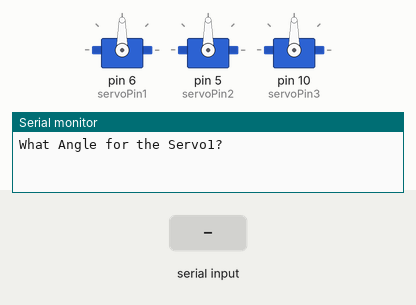
A sketch run on a simulated Arduino Uno, built with avr-gcc and run on an emulated ATmega328P. Parts: 3 × servo, the last lines printed to the serial monitor. The inputs (shaded band) are chosen by the test bench.

Above: at 1.2 s.
1.3 s: "90,45,200\n" received over Serial
At 3.3 s:
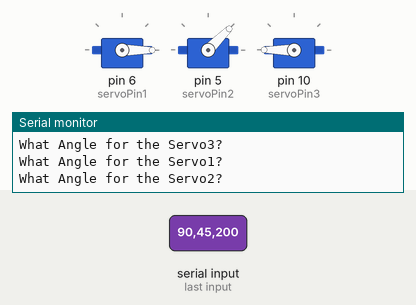
3.8 s: "30,150,10\n" received over Serial
At 5.2 s:
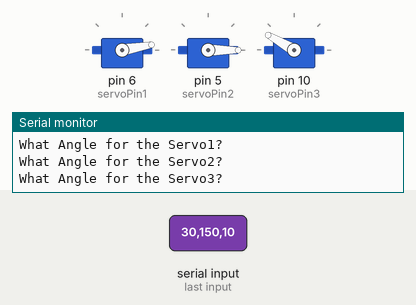
6.3 s: "90,45\n" received over Serial
At 7.4 s:
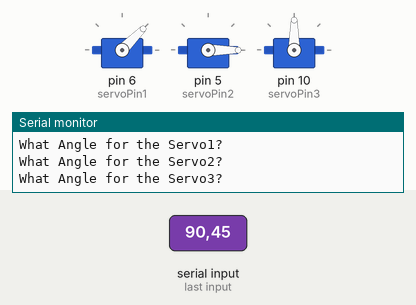
7.8 s: "30,150\n" received over Serial
At 8.6 s:
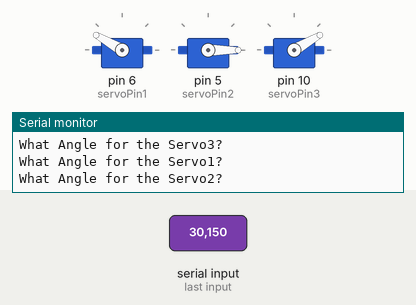
9.3 s: "0\n" received over Serial
At 11.5 s:
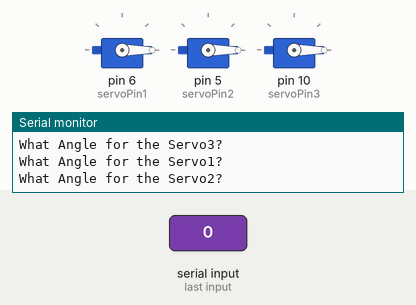
11.8 s: "90\n" received over Serial
At 12.8 s:
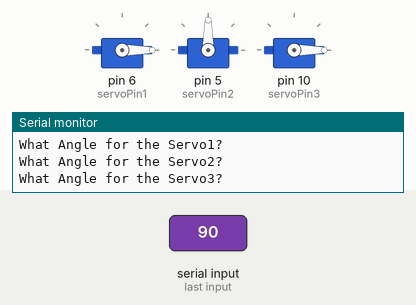
Timing chart, 0 to 14.3 s (numbered marks = the images above; inputs shaded):
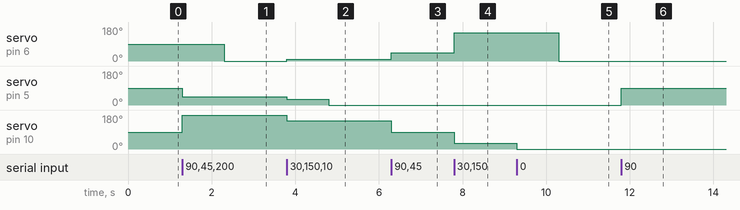

Measured:
- after the input at 1.3 s, servo on pin 6 (servoPin1): 90° → 0° after 1.0 s; servo on pin 5 (servoPin2): 90° → 45° at once; servo on pin 10 (servoPin3): 90° → 180° at once
- after the input at 3.8 s, servo on pin 6 (servoPin1): 0° → 10° at once; servo on pin 5 (servoPin2): 45° → 30° at once, → 0° 1.0 s later; servo on pin 10 (servoPin3): 180° → 150° at once
- after the input at 6.3 s, servo on pin 6 (servoPin1): 10° → 45° at once; servo on pin 10 (servoPin3): 150° → 90° at once
- after the input at 7.8 s, servo on pin 6 (servoPin1): 45° → 150° at once; servo on pin 10 (servoPin3): 90° → 30° at once
- after the input at 9.3 s, servo on pin 6 (servoPin1): 150° → 0° after 1.0 s; servo on pin 10 (servoPin3): 30° → 0° at once
- after the input at 11.8 s, servo on pin 5 (servoPin2): 0° → 90° at once

The sketch:

Servo_Alignment_Program.ino
```cpp
#include <Servo.h>

int servoPin1=6;
int servoPos1=90;

int servoPin2=5;
int servoPos2=90;

int servoPin3=10;
int servoPos3=160;

Servo myServo1;
Servo myServo2;
Servo myServo3;

void setup() {

Serial.begin(115200);
myServo1.attach(servoPin1);
myServo2.attach(servoPin2);
myServo3.attach(servoPin3);
}

void loop() {
  Serial.println("What Angle for the Servo1? ");
  while (Serial.available()==0){
  }
  servoPos1=Serial.parseInt();
myServo1.write(servoPos1);

  Serial.println("What Angle for the Servo2? ");
  while (Serial.available()==0){
  }
  servoPos2=Serial.parseInt();
myServo2.write(servoPos2);

Serial.println("What Angle for the Servo3? ");
  while (Serial.available()==0){
  }
  servoPos3=Serial.parseInt();
myServo3.write(servoPos3);
}
```
